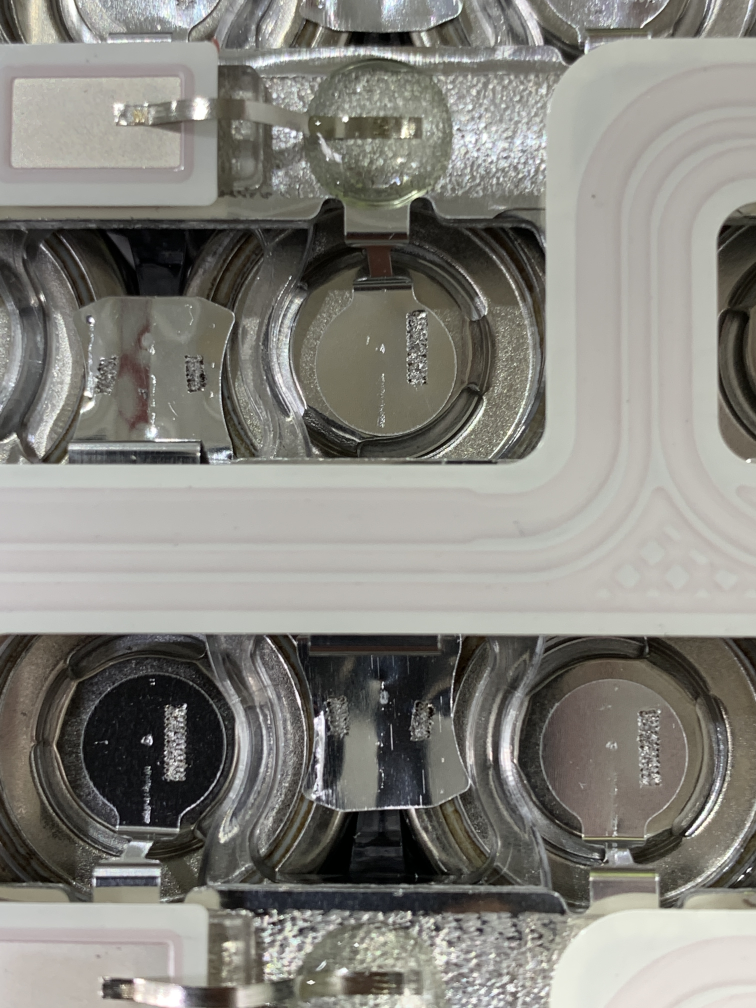
#> input picture images/battery.JPG, 3024 x 4032 px (shown at 1/4 size)
$ python test.py
#> lines starting #> are read from the running program, lines starting #| are printed output that depends on the picture
### classes/points.py
import numpy as np
from typing import get_type_hints
from classes.point import Point
import os


def _get_args_dict(fn, args, kwargs={}):
    args_names = fn.__code__.co_varnames[:fn.__code__.co_argcount]
    return {**dict(zip(args_names, args)), **kwargs}


def init_args(method):
    def wrapper(*args):
        func_args = _get_args_dict(method, args)
        hints = get_type_hints(method)
        # ensure all inputted arguments match hinted types, if not construct object
        for hint in hints:
            if hint in func_args:
                # bandaid fix because the initial assertion fails with a numpy array
                is_type = False
                try:
                    is_type = isinstance(type(func_args[hint]), hints[hint])
                except TypeError:
                    is_type = type(func_args[hint]) is hints[hint].__args__[0]

                if not is_type:
                    func_args[hint] = hints[hint](func_args[hint])
        args = func_args.values()
        result = method(*args)
        return result
    return wrapper


class Points(np.ndarray):
    def __new__(cls, list_of_points):

        if type(list_of_points) == 'numpy.ndarray':
            obj = list_of_points
        else:
            obj = np.vstack(list_of_points).view(cls)
        return obj

    @classmethod
    @init_args
    def translate(cls, points, offset: Point = Point([0, 0])):
        points = np.append(points, np.ones((points.shape[0], 1)), axis=1)
        a = np.array([[1, 0, offset.x],
                      [0, 1, offset.y],
                      [0, 0,     1   ]])

        result = points @ a.T
        return result[:, 0:2].view(cls)

    # [9 lines left out: function scale, not called in this run]

    @classmethod
    @init_args
    def rotate(cls, points, angle, origin: Point = Point([0, 0])):
        cos = np.cos(angle)
        sin = np.sin(angle)
        a = np.array([[cos, -sin, 0],
                      [sin, cos,  0],
                      [0,   0,    1]])
        if origin == [0, 0]:
            points = np.append(points, np.ones((points.shape[0], 1)), axis=1)
            result = points @ a.T
            return result[:, 0:2].view(cls)
        else:
            points = points.translate(points, -origin)
            points = points.rotate(points, angle, [0, 0])
            points = points.translate(points, origin)
            return points

    # [27 lines left out: function point_inside, not called in this run]

### classes/roi_rectangle.py
import numpy as np
from classes.point import Point
from classes.points import Points, init_args
from classes.rectangle import Rectangle, RectAttributes
from classes.circle import Circle
import cv2


class ROIRectangle:
    def __init__(self, rectangle: Rectangle, image, window_name, box_size=8, thickness=3):
        # ROI geometry
        self.rectangle = rectangle
        self.tl_selection = None
        self.tm_selection = None
        self.tr_selection = None
        self.rm_selection = None
        self.br_selection = None
        self.bm_selection = None
        self.bl_selection = None
        self.lm_selection = None
        self.rotate_selection = None
        self.selection_delta = np.array([0, 0])
        self.box_size = box_size
        self.line_thickness = int(thickness)
        self.prev_mouse_pos = np.array([0, 0])
        self.geometries = []
        # calculate selection rectangles
        self.create_selections()
        # image variables
        self.wname = window_name
        self.image = image
        self.image_display = self.image.copy()
        self.img_center = (image.shape[1]/2, image.shape[0]/2)
        # bounding rectangle of image window
        self.keep_within = Rectangle(RectAttributes(self.img_center, image.shape[1],
                                                    image.shape[0]))
        # Return flag
        self.return_flag = False

        # FLAGS
        # Rect already present
        self.active = False
        # Drag for rect resize in progress
        self.drag = False
        self.anchor = None
        self.updateimg = True

        # Marker flags by positions
        # Top left
        self.TL = False
        # Top middle
        self.TM = False
        # Top right
        self.TR = False
        # Left middle
        self.LM = False
        # Right middle
        self.RM = False
        # Bottom left
        self.BL = False
        # Bottom middle
        self.BM = False
        # Bottom right
        self.BR = False
        # Rotate flag
        self.Rotate = False
        # rectangle is being held down
        self.hold = False

    def create_selections(self):

        self.tl_selection = Rectangle(RectAttributes(self.rectangle.tl,
                                                     self.box_size, self.box_size, self.rectangle.rotation))

        self.tr_selection = Rectangle(RectAttributes(self.rectangle.tr,
                                                     self.box_size, self.box_size, self.rectangle.rotation))

        self.br_selection = Rectangle(RectAttributes(self.rectangle.br,
                                      self.box_size, self.box_size, self.rectangle.rotation))

        self.bl_selection = Rectangle(RectAttributes(self.rectangle.bl,
                                      self.box_size, self.box_size, self.rectangle.rotation))

        self.tm_selection = Rectangle(RectAttributes((self.rectangle.tr + self.rectangle.tl)/2,
                                      self.box_size, self.box_size, self.rectangle.rotation))

        self.rm_selection = Rectangle(RectAttributes((self.rectangle.tr + self.rectangle.br)/2,
                                      self.box_size, self.box_size, self.rectangle.rotation))

        self.bm_selection = Rectangle(RectAttributes((self.rectangle.bl + self.rectangle.br)/2,
                                      self.box_size, self.box_size, self.rectangle.rotation))

        self.lm_selection = Rectangle(RectAttributes((self.rectangle.tl + self.rectangle.bl)/2,
                                      self.box_size, self.box_size, self.rectangle.rotation))

        # generate a unit vector with correct direction and place rotate circle 2 box sizes normal of the TM selector
        diff = (self.rectangle.center - self.tm_selection.center)
        direction = diff/np.linalg.norm(diff)
        self.rotate_selection = Circle(self.tm_selection.center - direction * self.box_size * 2, self.box_size * 1.5)

        # populate list of all geometries
        self.geometries.append(self.rectangle)
        self.geometries.append(self.tl_selection)
        self.geometries.append(self.tm_selection)
        self.geometries.append(self.tr_selection)
        self.geometries.append(self.rm_selection)
        self.geometries.append(self.br_selection)
        self.geometries.append(self.bm_selection)
        self.geometries.append(self.bl_selection)
        self.geometries.append(self.lm_selection)
        self.geometries.append(self.rotate_selection)

    # [446 lines left out: functions update, plot, dragrect, mouse_down, mouse_move, mouse_dclick and 3 more, not called in this run]

### classes/point.py
import numpy as np

class Point(np.ndarray):
    """
    n-dimensional point used for locations.
    inherits +, -, * (as dot-product)
    > p1 = Point([1, 2])
    > p2 = Point([4, 5])
    > p1 + p2
    Point([5, 7])
    """
    def __new__(cls, input_array=(0, 0)):
        """
        :param cls:
        :param input_array: Defaults to 2d origin
        """

        obj = np.asarray(input_array, dtype='f').view(cls)
        return obj

    def cv_format(self):
        return int(self[0]), int(self[1])

    @property
    def x(self):
        return self[0]

    @x.setter
    def x(self, x):
        self[0] = x

    @property
    def y(self):
        return self[1]

    @y.setter
    def y(self, y):
        self[1] = y

    # [19 lines left out: functions z, z, not called in this run]

    def __eq__(self, other):
        return np.array_equal(self, other)

    def __ne__(self, other):
        return not np.array_equal(self, other)

    def __iter__(self):
        for x in np.nditer(self):
            yield x.item()

    # [6 lines left out: function dist, not called in this run]

### classes/rectangle.py
import math

import numpy as np
from classes.point import Point
from classes.points import Points, init_args
import cv2
from math import isclose


class RectAttributes:
    @init_args
    def __init__(self, center: Point = Point([0, 0]), width=0, height=0, rotation=0):
        self.center = center
        self.width = width
        self.height = height
        self.rotation = rotation

    def __repr__(self):
        return 'Attributes(Center {0}, Width {1}, Height {2}, Rotation {3}) '\
            .format(self.center, self.width, self.height, self.rotation)


class Rectangle:
    def __init__(self, rect_attributes: RectAttributes = None, points: Points = None):
        if rect_attributes is not None:
            self.points = Points(np.zeros((4, 2)))
            self.attributes = rect_attributes
            self.rect_from_attributes()
        else:
            self.points = points
            self.attributes = RectAttributes()
            if not self.check_is_rectangle():
                pass
                # raise TypeError('points do not form a rectangle')
                # exit()
            self.calc_attributes()
            dy = self.points[0][1] - self.points[1][1]
            dx = self.points[0][0] - self.points[1][0]
            self.attributes.rotation = math.atan(dy / dx)

    def __str__(self):
        return 'Points(Top Left {0}, Top Right {1}, Bottom Right {2}, Bottom Left {3})'\
            .format(self.points[0], self.points[1], self.points[2], self.points[3]) + '\n' + self.attributes.__repr__()

    def get_center(self):
        self.attributes.center[0] = (self.points[0][0] + self.points[2][0]) / 2
        self.attributes.center[1] = (self.points[0][1] + self.points[2][1]) / 2

    def calc_attributes(self):
        self.get_center()
        self.attributes.width = np.linalg.norm(self.points[0] - self.points[1])
        self.attributes.height = np.linalg.norm(self.points[0] - self.points[3])

    # [11 lines left out: function update, not called in this run]

    def cv_format(self):
        return ((self.attributes.center.x, self.attributes.center.y), (self.attributes.width, self.attributes.height),
                np.rad2deg(self.attributes.rotation))

    # [4 lines left out: function plot, not called in this run]

    def rect_from_attributes(self):
        """
            Set points first from attributes, then rotate all of them by rotation attribute
        """
        # Top Left
        self.points[0][0] = self.attributes.center.x - self.width/2
        self.points[0][1] = self.attributes.center.y - self.height/2
        # Top Right
        self.points[1][0] = self.attributes.center.x + self.width/2
        self.points[1][1] = self.attributes.center.y - self.height/2
        # Bottom Right
        self.points[2][0] = self.attributes.center.x + self.width/2
        self.points[2][1] = self.attributes.center.y + self.height/2
        # Bottom Left
        self.points[3][0] = self.attributes.center.x - self.width/2
        self.points[3][1] = self.attributes.center.y + self.height/2
        # Rotate Points
        self.points = Points.rotate(self.points, self.attributes.rotation, self.attributes.center)

    def check_is_rectangle(self):
        @init_args
        def is_orthogonal(a: Point, b: Point, c: Point):
            return isclose((b.x - a.x) * (b.x - c.x) + (b.y - a.y) * (b.y - c.y), 0, abs_tol=1e-3)

        return is_orthogonal(self.points[3], self.points[0], self.points[1]) and \
               is_orthogonal(self.points[0], self.points[1], self.points[2]) and \
               is_orthogonal(self.points[1], self.points[2], self.points[3])

    @property
    def center(self):
        return self.attributes.center

    # [4 lines left out: function center, not called in this run]

    @property
    def width(self):
        return self.attributes.width

    @width.setter
    def width(self, width):
        self.update(width=width)

    @property
    def height(self):
        return self.attributes.height

    @height.setter
    def height(self, height):
        self.update(height=height)

    @property
    def rotation(self):
        return self.attributes.rotation

    @rotation.setter
    def rotation(self, rotation):
        self.update(rotation=rotation)

    @property
    def tl(self):
        return Point(self.points[0])

    @property
    def tr(self):
        return Point(self.points[1])

    @property
    def br(self):
        return Point(self.points[2])

    @property
    def bl(self):
        return Point(self.points[3])

### test.py
import numpy as np
from typing import get_type_hints
import os
import cv2
from classes.point import Point
from classes.points import Points
from classes.rectangle import Rectangle, RectAttributes
from classes.roi_rectangle import ROIRectangle

if __name__ == "__main__":

    v1 = Point([100, 100])
    v2 = Point([125, 100])
    v3 = Point([125, 125])
    v4 = Point([100, 125])
    points = Points([v1, v2, v3, v4])

    wName = "test display"
    image_dir = 'images'
    image_name = 'battery.JPG'
    image_filepath = os.path.join(image_dir, image_name)
    load_img = True

    if load_img:
        weld_img = cv2.imread(image_filepath)
#> weld_img is the input picture: shape (4032, 3024, 3); mean B, G, R 124.8, 131.1, 132.6

        scale_percent = 20  # percent of original size
        width = int(weld_img.shape[1] * scale_percent / 100)
#> width = 604
        height = int(weld_img.shape[0] * scale_percent / 100)
#> height = 806
        dim = (width, height)
#> dim = (604, 806)
        print(dim)
#| (604, 806)
        # resize image
        resized = cv2.resize(weld_img, dim, interpolation=cv2.INTER_AREA)
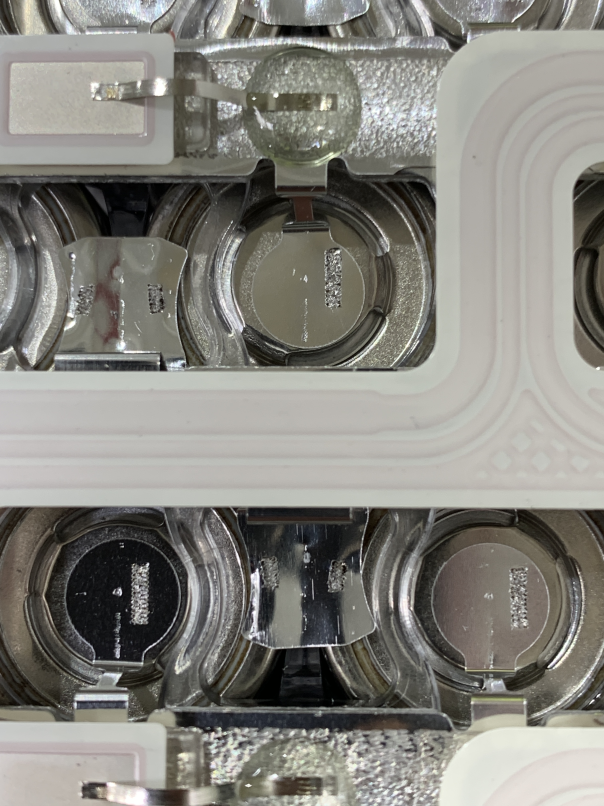
#> resized: shape (806, 604, 3); mean B, G, R 124.8, 131.1, 132.6
        image = resized
        imageWidth = image.shape[1]
#> imageWidth = 604
        imageHeight = image.shape[0]
#> imageHeight = 806
        imageChannel = image.shape[2]
#> imageChannel = 3
    else:
        imageWidth = 480
        imageHeight = 600
        imageChannel = 3
        image = np.ones([imageHeight, imageWidth, imageChannel], dtype=np.uint8)  # OR read an image using imread()
        image *= 255

    scale_factor = 0.025
    box_size = imageWidth * scale_factor
#> box_size = 15.1

    cv2.namedWindow(wName)
    cv2.setWindowProperty(wName, cv2.WND_PROP_TOPMOST, 1)
    cv2.moveWindow(wName, 2000, 100)


    rectangle = Rectangle(points=points)
    roi_rect = ROIRectangle(Rectangle(RectAttributes([100, 100], 200, 200)), image, wName, box_size=box_size,
                            thickness=box_size/5)
#> (the call stopped at in create_selections, `self.rotate_selection = Circle(self.tm_selection.center - direction * ..`: classes is not available in this run)
    cv2.setMouseCallback(wName, roi_rect.dragrect)
    # keep looping until rectangle finalized
    while True:
        if roi_rect.updateimg:
            # display the image
            cv2.imshow(wName, roi_rect.image)
            roi_rect.updateimg = False
        key = cv2.waitKey(1) & 0xFF
#> (key Esc is pressed here)

        # if returnflag is True, break from the loop
        if roi_rect.return_flag:
            break

    # [7 lines of commented-out code are left out]
